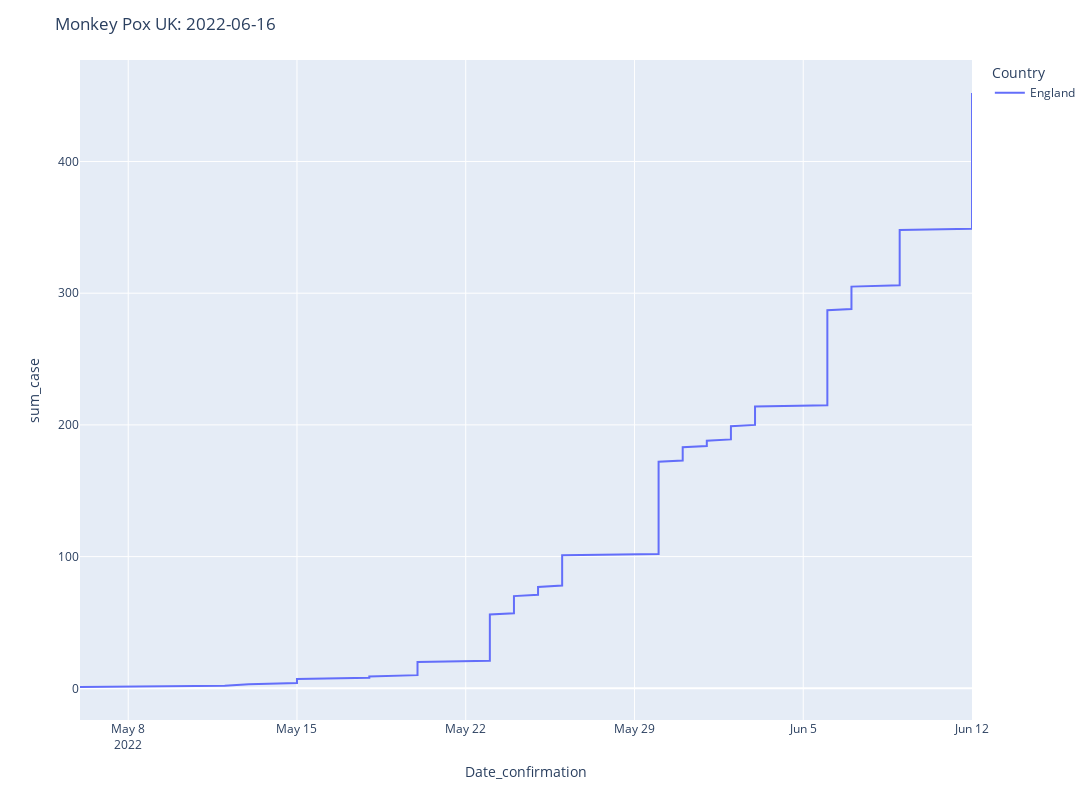

Write notebook code for a chart like this one.
### Code cell
fig4 = px.line(sort_df[sort_df['Country'] == 'England'], x='Date_confirmation',y='sum_case', color='Country')

fig4.update_layout(
    width=1920,
    height=800,
    title_text=f'Monkey Pox UK: {date}'
)
fig4.show()

### Figure 1 — Plotly figure (JSON) as saved in the notebook; plotly's stock layout.template omitted (floating-point values rounded to 4 significant figures; data arrays with more than 128 entries replaced by an {"elided": "..."} marker saying what was removed)
{"data": [{"hovertemplate": "Country=England<br>Date_confirmation=%{x}<br>sum_case=%{y}<extra></extra>", "legendgroup": "England", "line": {"color": "#636efa", "dash": "solid"}, "marker": {"symbol": "circle"}, "mode": "lines", "name": "England", "orientation": "v", "showlegend": true, "type": "scatter", "x": {"elided": "452 str values"}, "xaxis": "x", "y": {"elided": "452 int values"}, "yaxis": "y"}], "layout": {"height": 800, "legend": {"title": {"text": "Country"}, "tracegroupgap": 0}, "margin": {"t": 60}, "title": {"text": "Monkey Pox UK: 2022-06-16"}, "width": 1920, "xaxis": {"anchor": "y", "domain": [0, 1], "title": {"text": "Date_confirmation"}}, "yaxis": {"anchor": "x", "domain": [0, 1], "title": {"text": "sum_case"}}}}
